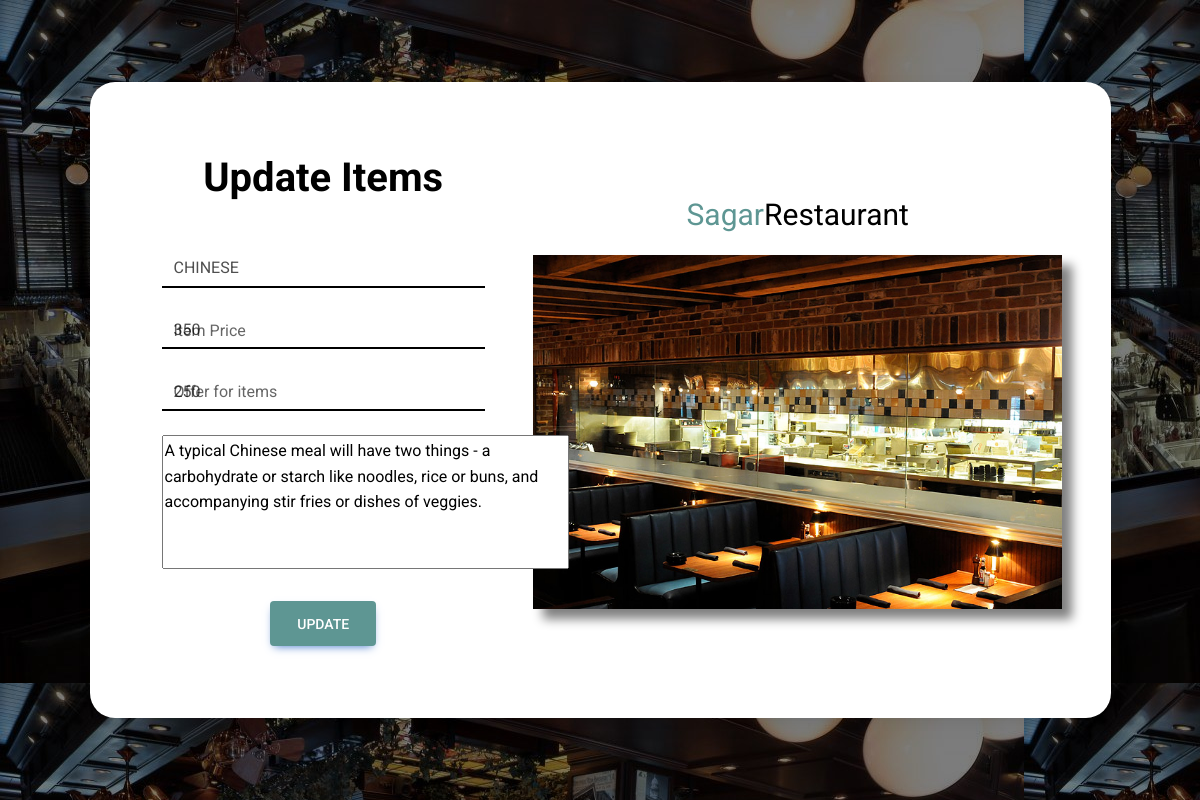
The page /update.php?myid=43 on the database its author committed.
### tables this page shows
CREATE TABLE `items` (
  `ID` int(20) NOT NULL,
  `image_name` varchar(200) NOT NULL,
  `name` varchar(200) NOT NULL,
  `description` varchar(1000) NOT NULL,
  `price` int(20) NOT NULL,
  `offer` int(20) NOT NULL
);

### update.php (the view, shortened to what this page needs)
<?php
include 'conntect.php';
$id = $_GET['myid'];
$sql = "SELECT * FROM `items` WHERE `id` = '$id'";
$result = mysqli_query($con, $sql);
$row = mysqli_fetch_assoc($result);
$myname = $row['name'];
$myprice = $row['price'];
$myoffer = $row['offer'];
$my1description = $row['description'];
?>
<!doctype html>
<html lang="en">
<head>
    <link href="https://cdnjs.cloudflare.com/ajax/libs/font-awesome/6.0.0/css/all.min.css" rel="stylesheet" />
    <link href="https://cdnjs.cloudflare.com/ajax/libs/mdb-ui-kit/6.4.2/mdb.min.css" rel="stylesheet" />
</head>
<body>
    <section class="vh-100" style="background-image: url(./img/4.jpg);">
        <div class="container h-100">
            <div class="row d-flex justify-content-center align-items-center h-100">
                <div class="col-lg-12 col-xl-11">
                    <div class="card text-black" style="border-radius: 25px;">
                        <div class="card-body p-md-5">
                            <div class="row justify-content-center">
                                <div class="col-md-10 col-lg-6 col-xl-5 order-2 order-lg-1">
                                    <p id="" class="text-center h1 fw-bold mb-5 mx-1 mx-md-4 mt-4"> Update Items</p>
                                    <form class="mx-1 mx-md-4" method="post" enctype="multipart/form-data">
                                        <div class="d-flex flex-row align-items-center mb-4">
                                            <div class="form-outline flex-fill mb-0">
                                                <input type="text" id="form3Example1c" class="form-control" name="name" placeholder="Item Name" value="<?php echo $myname ?>" autocomplete="off"/>
                                            </div>
                                        </div>
                                        <div class="d-flex flex-row align-items-center mb-4">
                                            <div class="form-outline flex-fill mb-0">
                                                <input type="number" id="form3Example1c" class="form-control" name="price" value="<?php echo $myprice ?>" autocomplete="off" />
                                                <label class="form-label" for="form3Example3c">Item Price</label>
                                            </div>
                                        </div>
                                        <div class="d-flex flex-row align-items-center mb-4">
                                            <div class="form-outline flex-fill mb-0">
                                                <input type="number" id="form3Example1c" class="form-control" name="offer" value="<?php echo $myoffer ?>" autocomplete="off"/>
                                                <label class="form-label" for="form3Example4c">Offer for items</label>
                                            </div>
                                        </div>
                                        <div class="d-flex flex-row align-items-center mb-4">
                                            <div class="form-outline flex-fill mb-0">
                                                <textarea type="text" class="Description_a" name="description" cols="46" rows="5" placeholder="Description" value="" autocomplete="off"><?php echo  $my1description ?></textarea>
                                            </div>
                                        </div>
                                        <div class="d-flex justify-content-center mx-4 mb-3 mb-lg-4">
                                            <button type="submit" style="background-color: #5e9693;" class="btn btn-primary btn-lg" name="submit">Update</button>
                                        </div>
                                    </form>
                                </div>
                                <div class="col-md-10 col-lg-6 col-xl-7 d-flex align-items-center order-1 order-lg-2">
                                    <div class="col-lg-12">
                                        <div class="row" style="text-align: center;">
                                            <p style="font-size: 30px; color: #5e9693;">Sagar<span style="color: black;">Restaurant</span></p>
                                        </div>
                                        <div class="row-lg-12">
                                            <img src="./img/2.jpg" class="img-fluid" alt="Sample image">
                                        </div>
                                    </div>
                                </div>
                            </div>
                        </div>
                    </div>
                </div>
            </div>
        </div>
    </section>
</body>
</html>

### update.php (style rules this page uses)
#form3Example1c { border: none; border-bottom: 2px solid black; border-radius: 0px; }
.Description_a { resize: none; }
.img-fluid { box-shadow: 10px 10px 10px gray; }

### rows shown on the page
items: name "CHINESE", price "350", offer "250", description "A typical Chinese meal will have two things - a carbohydrate or starch like noodles, rice or buns, and accompanying stir fries or dishes of veggies."
